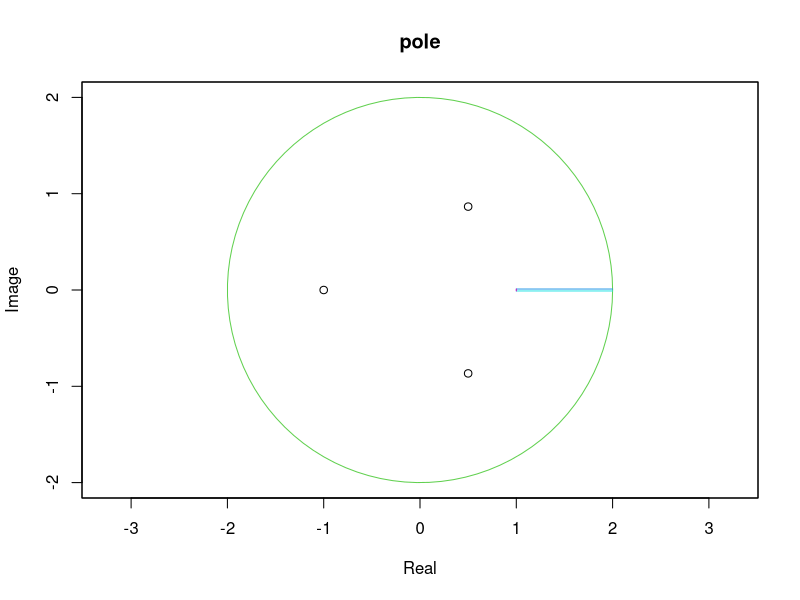

This figure's R source:
#!/bin/env Rscript

# 出力先を指定
pdf("pole_plot_R.pdf")


#平面を作成

# 極
x <- c(1/2, -1, 1/2)
y <- c(sqrt(3)/2, 0, -sqrt(3)/2)

plot(x, y, xlim=c(-2,2), ylim=c(-2,2), xlab="Real", ylab="Image", asp=1, main="pole")

# 角度
theta <- seq(0, 2*pi, length=100)

# 半径 0.5 の円
#par(new=T)
#plot(0.5*cos(theta), 0.5*sin(theta), xlim=c(-2,2), ylim=c(-2,2), type="l", asp=1, col=2, ann=F, xaxt="n", yaxt="n")

# 半径 2 の円
par(new=T)
plot(2*cos(theta), 2*sin(theta), xlim=c(-2,2), ylim=c(-2,2), type="l", asp=1, col=3, ann=F, xaxt="n", yaxt="n")

# 直線
par(new=T)
lines(x=c(1,2),y=c(0.01,0.01),lty=1,col=4)

par(new=T)
lines(x=c(1,2),y=c(-0.01,-0.01),lty=1,col=5)

par(new=T)
lines(x=c(1,1),y=c(-0.01,0.01),lty=1,col=6)

dev.off()

